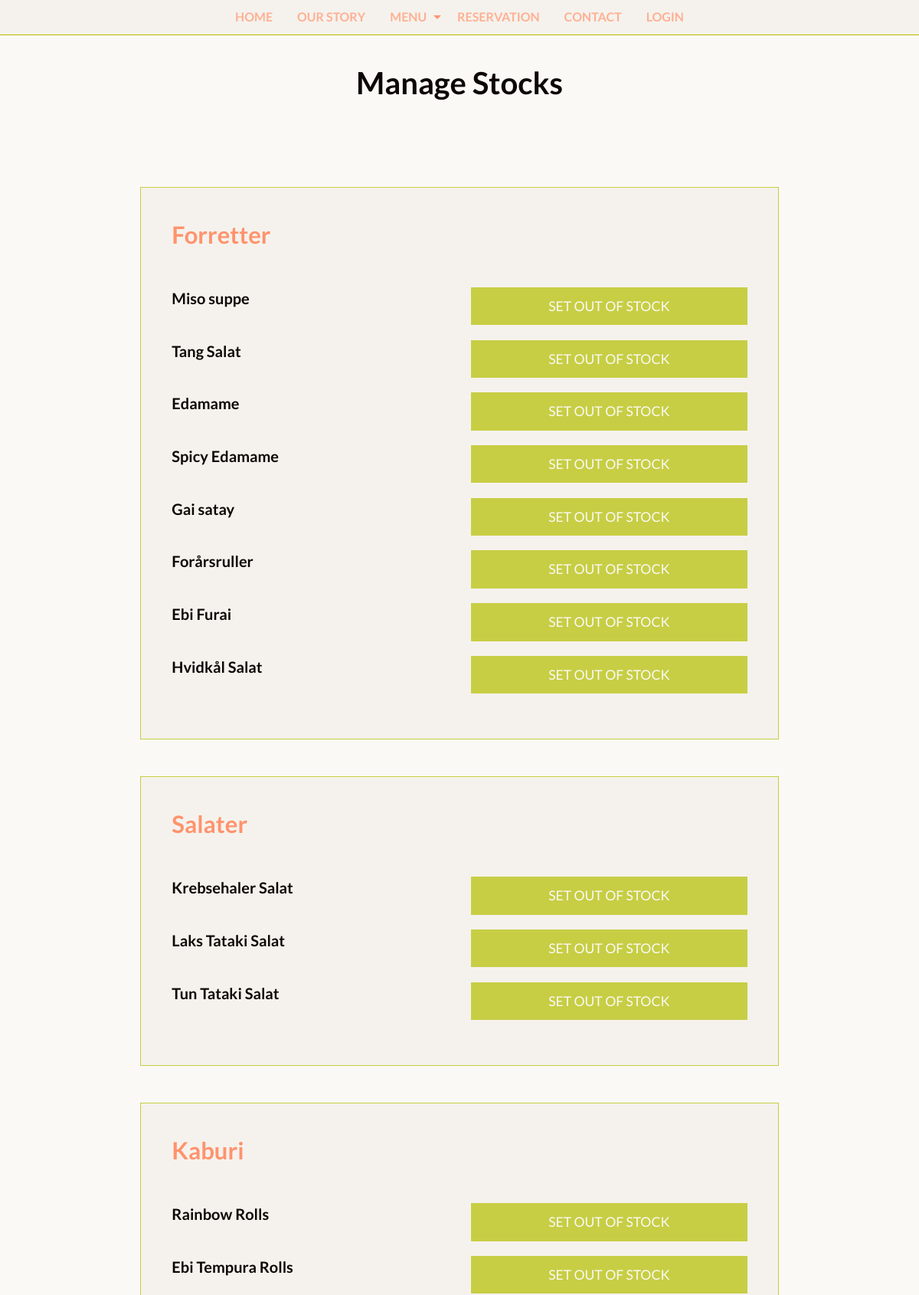
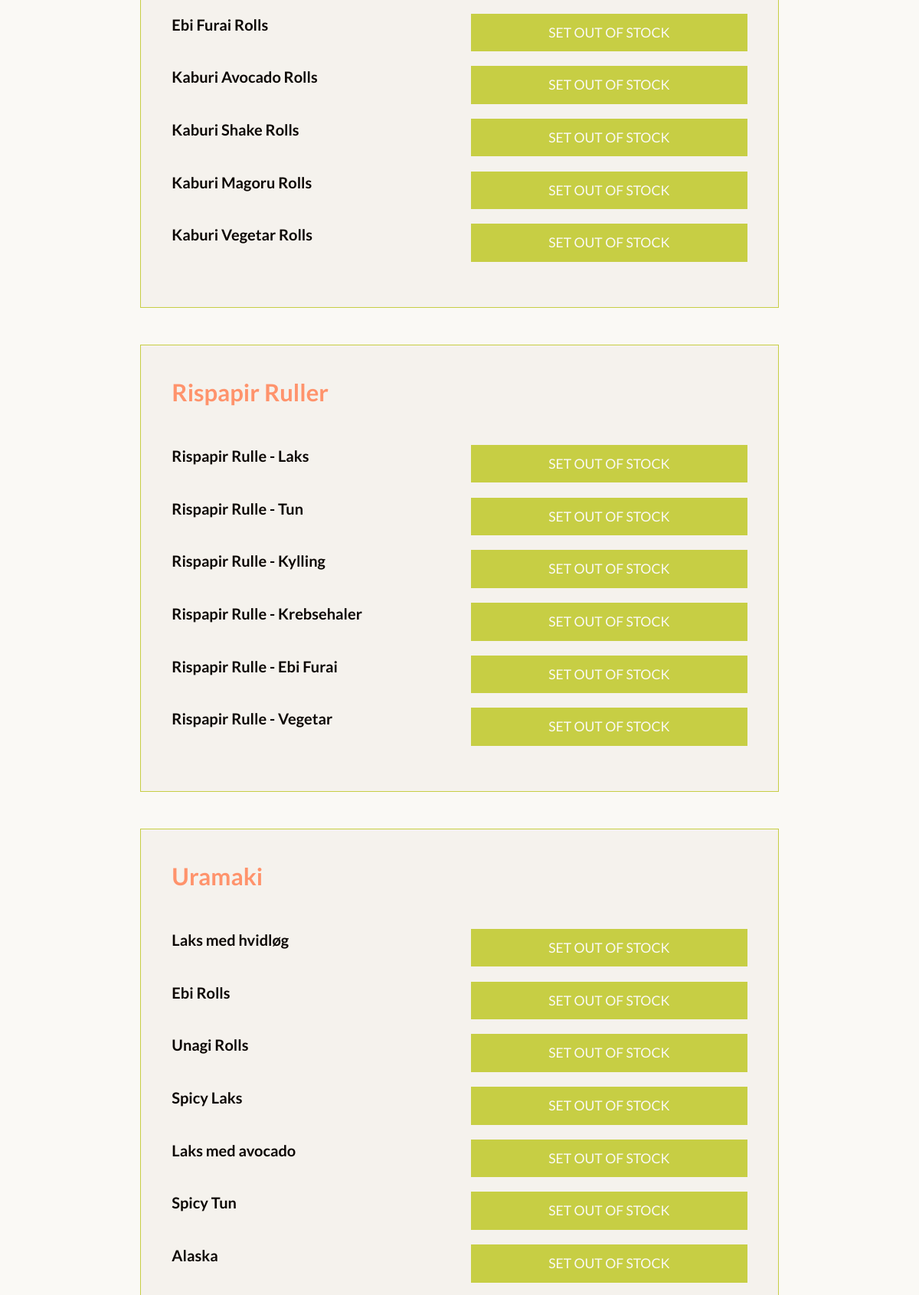
The page /manage_stocks.php (upper part) on the database its author committed (2 pictures, top to bottom).
### tables this page shows
CREATE TABLE `categories` (
  `id` int(11) NOT NULL DEFAULT '0',
  `name_dk` varchar(45) DEFAULT NULL,
  `name_en` varchar(45) DEFAULT NULL
);

CREATE TABLE `food_items` (
`id` int(11) NOT NULL,
  `name_dk` varchar(45) DEFAULT NULL,
  `name_en` varchar(45) DEFAULT NULL,
  `ingredients_dk` text,
  `ingredients_en` text,
  `price` double(5,2) DEFAULT NULL,
  `image` char(32) DEFAULT NULL,
  `quantity` tinyint(3) DEFAULT '0',
  `id_category` tinyint(4) NOT NULL,
  `in_stock` tinyint(1) NOT NULL DEFAULT '1'
);

### db.php (called while the page is built, shortened)
<?php
function getConnection(){
	$db = new PDO('mysql:host=localhost;dbname=sushi_norregade;charset=utf8', "root", "");
	$db->setAttribute(PDO::ATTR_ERRMODE, PDO::ERRMODE_EXCEPTION);
	return $db;
}
function getAllMenuItems($id_category){
	$db = getConnection();
	$stmt = $db->prepare("SELECT *
			FROM food_items WHERE id_category = :id_category");
	$stmt->bindValue(':id_category', $id_category, PDO::PARAM_INT);
	$stmt->execute();
	return $stmt->fetchAll(PDO::FETCH_ASSOC);
}
function getCategories(){
	$db = getConnection();
	$stmt = $db->prepare("SELECT id, name_en, name_dk FROM categories ORDER BY id");
	$stmt->execute();
	return $stmt->fetchAll(PDO::FETCH_ASSOC);
}

### manage_stocks.php (the view, shortened to what this page needs)
<?php
require_once("header.php");
$categories = getCategories();
?>
<div id="div-stock" class="rice-light">
    <div class="row align-center">
        <div class="small-12 medium-8 columns text-center">
            <h2>Manage Stocks<br>
        </div>
    </div>
    <?php
        foreach ($categories as $category) {
    ?>
        <div class="row align-center food-category">
            <div class="small-12 medium-10 columns food-category-wrapper">
                <div class="row">
                    <div class="columns">
                        <h3>
                            <span class="category-title salmon-text "><?php echo $category["name_dk"] ?></span><br/>
                        </h3>
                    </div>
                </div>
                <?php
                    $menuItems = getAllMenuItems($category["id"]);
                    foreach ($menuItems as $menuItem) {
                ?>
                        <form action="manage_stocks.php" method="POST">
                            <div class="row">
                                <div class="small-12 large-12 columns">
                                    <div class="row">
                                        <div class="small-6 columns">
                                            <h5><span class="dk-name nori-text"><?php echo $menuItem["name_dk"]; ?></span></h5>
                                        </div>
                                        <div class="small-6 columns">
                                            <p><input type="submit" class="button expanded <?php echo !empty($menuItem["in_stock"]) ? "" : "alert"; ?>"
                                                      name="submit_stock_change" value="<?php echo !empty($menuItem["in_stock"]) ? "Set Out of Stock" : "Set in Stock"; ?>" ></p>
                                        </div>
                                    </div>
                                </div>
                            </div>
                        </form>
                <?php
                    }
                ?>
            </div>
        </div>
    <?php
        }
    ?>
</div>
<?php
    require_once("footer.php");

### css/app.css (style rules this page uses)
body { font-family: 'Merriweather', serif; font-weight: 400; color:#0c0704; }
p { font-size:1.2rem; line-height:1.92rem; margin-bottom:1.2rem; }
h1, h2, h3, h4, h5, button, .phone-button { font-family: 'Lato', sans-serif; font-weight:700; }
h2, h3, h4 { margin-bottom:1.5em; }
h5 { color: #ff936c; }
#div-welcome, #div-quote, #div-dishes, #div-why, #div-review, #div-tripadvisor, #div-contact, #div-reservation, #div-login, #div-registration, #div-select, #div-backoffice, #div-allyoucaneat, #div-kitchen, #div-waiter-mode, #div-stock { padding-top:5rem; padding-bottom:5rem; background:#faf9f5; }
.button,.input-group-label { font-family: 'Lato', sans-serif; text-transform: uppercase; background:#c7ce44; color:#faf9f5; border-radius: 0; }
.button.expanded { font-size:1.1rem; }
.log-in-form, .reservation-form, .registration-form, .selection-wrapper, .food-category-wrapper { border: 1px solid #c7ce44; padding: 2.5rem !important; margin-top:3rem; background:#f5f2ed; }
.salmon-text { color:#ff936c; }
.nori-text { color:#0c0704; }
.rice-light { background:#faf9f5; color:#0c0704; }

### rows shown on the page
categories: name_dk "Forretter"
food_items: name_dk "Miso suppe", submit_stock_change "Set Out of Stock"
food_items: name_dk "Tang Salat", submit_stock_change "Set Out of Stock"
food_items: name_dk "Edamame", submit_stock_change "Set Out of Stock"
food_items: name_dk "Spicy Edamame", submit_stock_change "Set Out of Stock"
food_items: name_dk "Gai satay", submit_stock_change "Set Out of Stock"
food_items: name_dk "Forårsruller", submit_stock_change "Set Out of Stock"
food_items: name_dk "Ebi Furai", submit_stock_change "Set Out of Stock"
food_items: name_dk "Hvidkål Salat", submit_stock_change "Set Out of Stock"
categories: name_dk "Salater"
food_items: name_dk "Krebsehaler Salat", submit_stock_change "Set Out of Stock"
food_items: name_dk "Laks Tataki Salat", submit_stock_change "Set Out of Stock"
food_items: name_dk "Tun Tataki Salat", submit_stock_change "Set Out of Stock"
categories: name_dk "Kaburi"
food_items: name_dk "Rainbow Rolls", submit_stock_change "Set Out of Stock"
food_items: name_dk "Ebi Tempura Rolls", submit_stock_change "Set Out of Stock"
food_items: name_dk "Ebi Furai Rolls", submit_stock_change "Set Out of Stock"
food_items: name_dk "Kaburi Avocado Rolls", submit_stock_change "Set Out of Stock"
food_items: name_dk "Kaburi Shake Rolls", submit_stock_change "Set Out of Stock"
food_items: name_dk "Kaburi Magoru Rolls", submit_stock_change "Set Out of Stock"
food_items: name_dk "Kaburi Vegetar Rolls", submit_stock_change "Set Out of Stock"
categories: name_dk "Rispapir Ruller"
food_items: name_dk "Rispapir Rulle - Laks", submit_stock_change "Set Out of Stock"
food_items: name_dk "Rispapir Rulle - Tun", submit_stock_change "Set Out of Stock"
food_items: name_dk "Rispapir Rulle - Kylling", submit_stock_change "Set Out of Stock"
food_items: name_dk "Rispapir Rulle - Krebsehaler", submit_stock_change "Set Out of Stock"
food_items: name_dk "Rispapir Rulle - Ebi Furai", submit_stock_change "Set Out of Stock"
food_items: name_dk "Rispapir Rulle - Vegetar", submit_stock_change "Set Out of Stock"
categories: name_dk "Uramaki"
food_items: name_dk "Laks med hvidløg", submit_stock_change "Set Out of Stock"
food_items: name_dk "Ebi Rolls", submit_stock_change "Set Out of Stock"
food_items: name_dk "Unagi Rolls", submit_stock_change "Set Out of Stock"
food_items: name_dk "Spicy Laks", submit_stock_change "Set Out of Stock"
food_items: name_dk "Laks med avocado", submit_stock_change "Set Out of Stock"
food_items: name_dk "Spicy Tun", submit_stock_change "Set Out of Stock"
food_items: name_dk "Alaska", submit_stock_change "Set Out of Stock"
